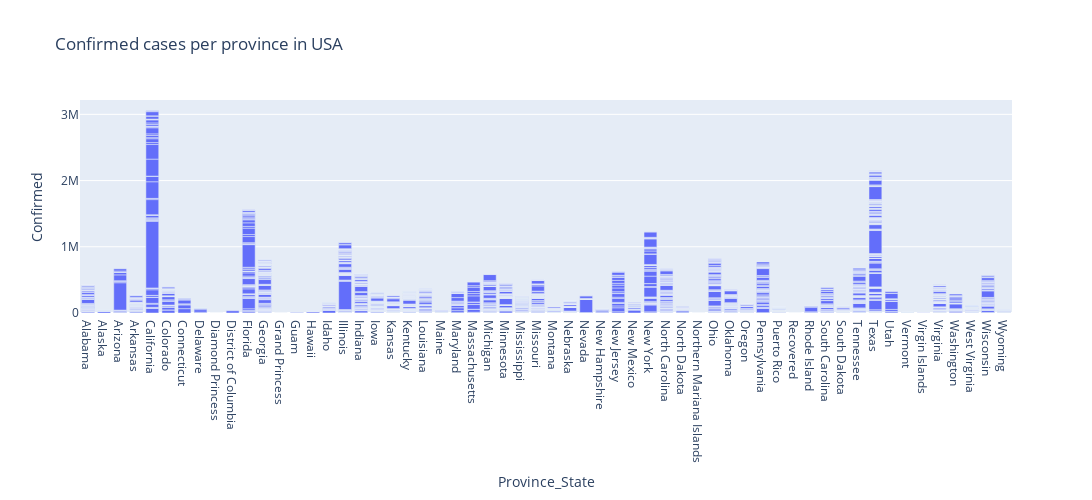

This figure's notebook cell:
### Markdown cell above
### Plot Province/State Wise Confirmed cases in USA

### Code cell
Usa_confirmed_fig = px.bar(Usa_df,x="Province_State", y='Confirmed', title="Confirmed cases per province in USA", width=1200.0,height=500.0)
Usa_confirmed_fig.show()

### Figure 1 — Plotly figure (JSON) as saved in the notebook; plotly's stock layout.template omitted (floating-point values rounded to 4 significant figures; data arrays with more than 128 entries replaced by an {"elided": "..."} marker saying what was removed)
{"data": [{"alignmentgroup": "True", "hovertemplate": "Province_State=%{x}<br>Confirmed=%{y}<extra></extra>", "legendgroup": "", "marker": {"color": "#636efa", "pattern": {"shape": ""}}, "name": "", "offsetgroup": "", "orientation": "v", "showlegend": false, "textposition": "auto", "type": "bar", "x": {"elided": "3277 str values"}, "xaxis": "x", "y": {"elided": "3277 int values"}, "yaxis": "y"}], "layout": {"barmode": "relative", "height": 500, "legend": {"tracegroupgap": 0}, "title": {"text": "Confirmed cases per province in USA"}, "width": 1200, "xaxis": {"anchor": "y", "domain": [0, 1], "title": {"text": "Province_State"}}, "yaxis": {"anchor": "x", "domain": [0, 1], "title": {"text": "Confirmed"}}}}
